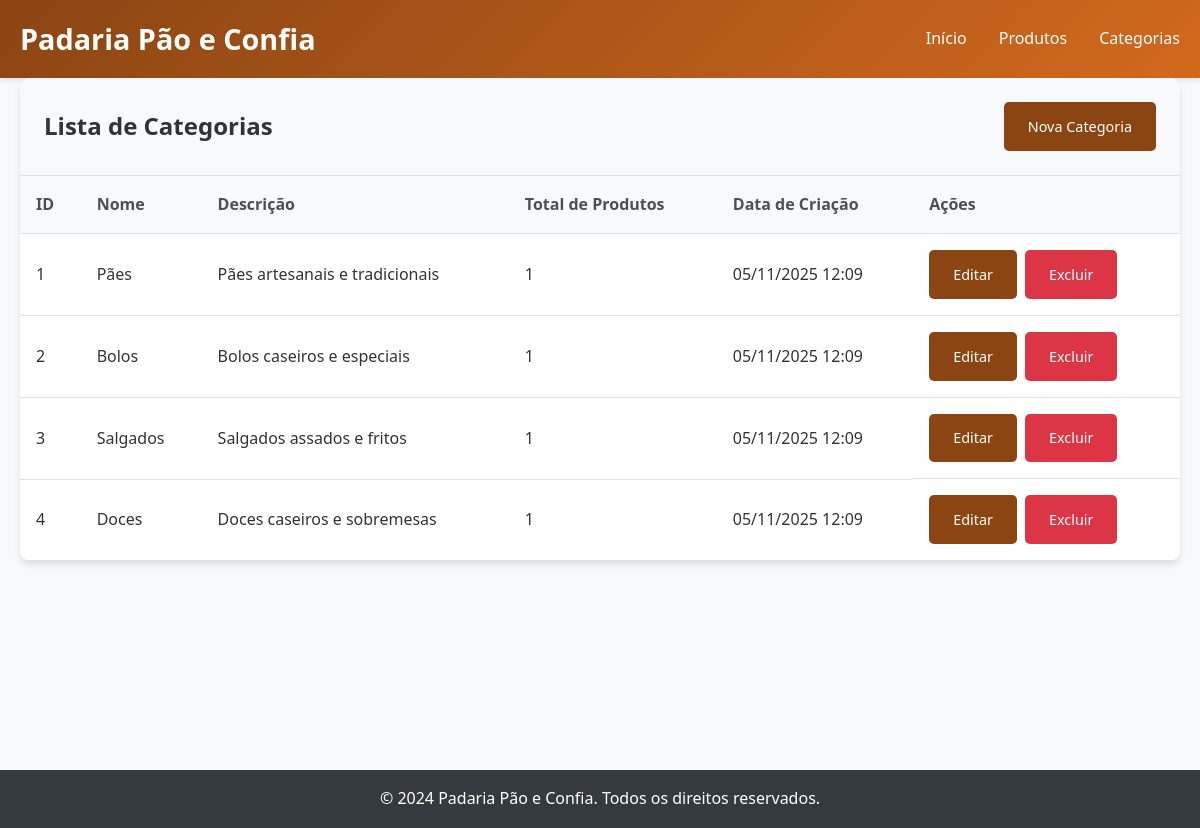
The page /categorias/read.php on the database its author committed.
### tables this page shows
CREATE TABLE categorias (
    id INT AUTO_INCREMENT PRIMARY KEY,
    nome VARCHAR(100) NOT NULL,
    descricao TEXT,
    created_at TIMESTAMP DEFAULT CURRENT_TIMESTAMP
);

### categorias/read.php (the view, shortened to what this page needs)
<?php
$database = new Database();
$db = $database->getConnection();
$query = "SELECT c.*, COUNT(p.id) as total_produtos
          FROM categorias c
          LEFT JOIN produtos p ON c.id = p.categoria_id
          GROUP BY c.id
          ORDER BY c.created_at DESC";
$stmt = $db->prepare($query);
$stmt->execute();
$categorias = $stmt->fetchAll(PDO::FETCH_ASSOC);
?>
<!DOCTYPE html>
<html lang="pt-BR">
<head>
    <link rel="stylesheet" href="../css/style.css">
</head>
<body>
    <header>
        <div class="container">
            <h1>Padaria Pão e Confia</h1>
            <nav>
                <ul>
                    <li><a href="../index.php">Início</a></li>
                    <li><a href="../produtos/read.php">Produtos</a></li>
                    <li><a href="read.php">Categorias</a></li>
                </ul>
            </nav>
        </div>
    </header>
    <main class="container">
        <div class="table-container">
            <div class="table-header">
                <h2>Lista de Categorias</h2>
                <a href="create.php" class="btn">Nova Categoria</a>
            </div>
            <table>
                <thead>
                    <tr>
                        <th>ID</th>
                        <th>Nome</th>
                        <th>Descrição</th>
                        <th>Total de Produtos</th>
                        <th>Data de Criação</th>
                        <th>Ações</th>
                    </tr>
                </thead>
                <tbody>
                    <?php if (count($categorias) > 0): ?>
                        <?php foreach ($categorias as $categoria): ?>
                            <tr>
                                <td><?php echo $categoria['id']; ?></td>
                                <td><?php echo htmlspecialchars($categoria['nome']); ?></td>
                                <td><?php echo htmlspecialchars($categoria['descricao']); ?></td>
                                <td><?php echo $categoria['total_produtos']; ?></td>
                                <td><?php echo date('d/m/Y H:i', strtotime($categoria['created_at'])); ?></td>
                                <td class="actions">
                                    <a href="update.php?id=<?php echo $categoria['id']; ?>" class="btn">Editar</a>
                                    <a href="delete.php?id=<?php echo $categoria['id']; ?>" class="btn btn-danger"
                                       onclick="return confirm('Tem certeza que deseja excluir esta categoria?')">Excluir</a>
                                </td>
                            </tr>
                        <?php endforeach; ?>
                    <?php else: ?>
                        <tr>
                            <td colspan="6" style="text-align: center;">Nenhuma categoria encontrada</td>
                        </tr>
                    <?php endif; ?>
                </tbody>
            </table>
        </div>
    </main>
    <footer>
        <div class="container">
            <p>&copy; 2024 Padaria Pão e Confia. Todos os direitos reservados.</p>
        </div>
    </footer>
</body>
</html>

### css/style.css (style rules this page uses)
* { margin: 0; padding: 0; box-sizing: border-box; }
body { font-family: 'Segoe UI', Tahoma, Geneva, Verdana, sans-serif; line-height: 1.6; color: #333; background-color: #f8f9fa; }
.container { max-width: 1200px; margin: 0 auto; padding: 0 20px; }
header { background: linear-gradient(135deg, #8B4513, #D2691E); color: white; padding: 1rem 0; box-shadow: 0 2px 5px rgba(0,0,0,0.1); }
header .container { display: flex; justify-content: space-between; align-items: center; }
header h1 { font-size: 1.8rem; }
nav ul { display: flex; list-style: none; }
nav ul li { margin-left: 2rem; }
nav ul li a { color: white; text-decoration: none; font-weight: 500; transition: color 0.3s; }
main { padding: 2rem 0; min-height: calc(100vh - 140px); }
.btn { display: inline-block; background: #8B4513; color: white; padding: 0.8rem 1.5rem; text-decoration: none; border-radius: 5px; border: none; cursor: pointer; transition: background 0.3s; font-size: 0.9rem; }
.btn-danger { background: #dc3545; }
.table-container { background: white; border-radius: 10px; box-shadow: 0 4px 6px rgba(0,0,0,0.1); overflow: hidden; }
.table-header { display: flex; justify-content: space-between; align-items: center; padding: 1.5rem; background: #f8f9fa; border-bottom: 1px solid #dee2e6; }
table { width: 100%; border-collapse: collapse; }
th, td { padding: 1rem; text-align: left; border-bottom: 1px solid #dee2e6; }
th { background: #f8f9fa; font-weight: 600; color: #495057; }
.actions { display: flex; gap: 0.5rem; }
footer { background: #343a40; color: white; text-align: center; padding: 1rem 0; margin-top: 2rem; }

### rows shown on the page
categorias: id "1", nome "Pães", descricao "Pães artesanais e tradicionais", total_produtos "1", created_at "05/11/2025 12:09"
categorias: id "2", nome "Bolos", descricao "Bolos caseiros e especiais", total_produtos "1", created_at "05/11/2025 12:09"
categorias: id "3", nome "Salgados", descricao "Salgados assados e fritos", total_produtos "1", created_at "05/11/2025 12:09"
categorias: id "4", nome "Doces", descricao "Doces caseiros e sobremesas", total_produtos "1", created_at "05/11/2025 12:09"
